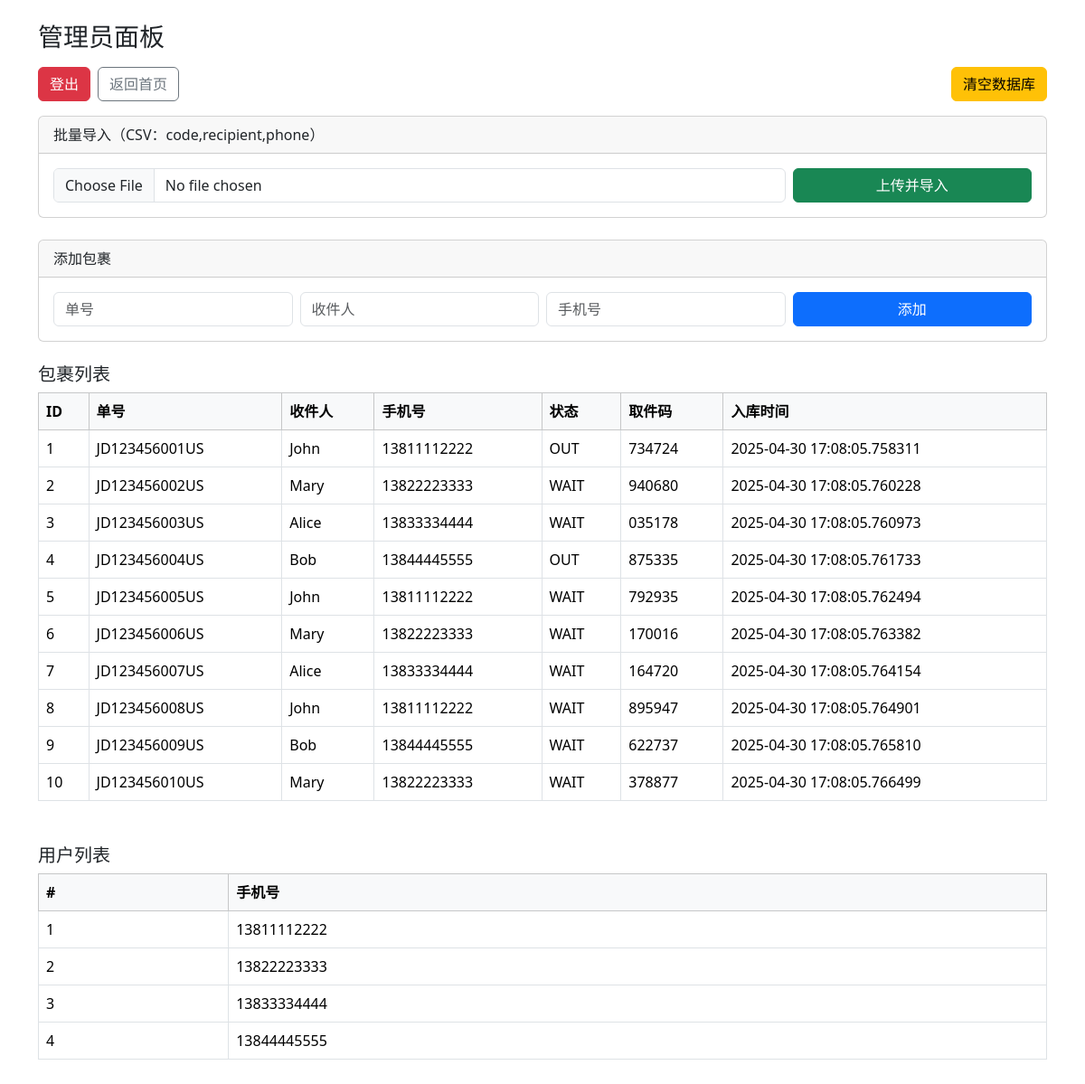
The page /admin (signed in) on the database its author committed.
### app/models.py (models this page shows)
class Package(db.Model):
    id = db.Column(db.Integer, primary_key=True)
    code = db.Column(db.String(32), unique=True, nullable=False)
    recipient = db.Column(db.String(32))            # 收件人
    phone = db.Column(db.String(16))
    pickup_code = db.Column(db.String(6))
    status = db.Column(
        db.Enum("WAIT", "OUT", name="pkg_status"),
        default="WAIT"
    )
    in_time = db.Column(
        db.DateTime(timezone=True),
        default=lambda: datetime.now(timezone.utc)
    )
    out_time = db.Column(
        db.DateTime(timezone=True),
        nullable=True
    )
    user_id = db.Column(db.Integer, db.ForeignKey("user.id"))

### app/models_user.py (models this page shows, shortened)
class User(db.Model):
    id = db.Column(db.Integer, primary_key=True)
    username = db.Column(db.String(32), unique=True, nullable=False)
    password = db.Column(db.String(128), nullable=False)
    role = db.Column(
        db.Enum("EMP", "ADMIN", name="role_enum"),
        default="EMP"
    )

### app/routes_html.py (the view)
@html.route("/admin")
def admin_panel():
    if "admin" not in session:
        return redirect(url_for("html.admin_login"))
    pkgs  = Package.query.all()
    users = User.query.filter(User.role != "ADMIN").all()
    return render_template("admin_panel.html", pkgs=pkgs, users=users)

### app/templates/admin_panel.html (shortened to what this page needs)
{% extends "base.html" %}
{% block body %}
<h3 class="mb-3">管理员面板</h3>
<div class="d-flex gap-2 mb-3">
  <a href="{{ url_for('html.logout') }}" class="btn btn-danger">登出</a>
  <a href="{{ url_for('html.home') }}"   class="btn btn-outline-secondary">返回首页</a>
  <a href="{{ url_for('html.admin_clear') }}" class="btn btn-warning ms-auto"
     onclick="return confirm('确定清空整个数据库吗？')">清空数据库</a>
</div>
<div class="card mb-4">
  <div class="card-header">批量导入（CSV：code,recipient,phone）</div>
  <div class="card-body">
    <form action="{{ url_for('html.admin_import') }}" method="post"
          enctype="multipart/form-data" class="row g-2">
      <div class="col-md-9">
        <input type="file" name="file" accept=".csv" class="form-control" required>
      </div>
      <div class="col-md-3 d-grid">
        <button class="btn btn-success">上传并导入</button>
      </div>
    </form>
  </div>
</div>
<div class="card mb-4">
  <div class="card-header">添加包裹</div>
  <div class="card-body">
    <form action="{{ url_for('html.admin_add') }}" method="post" class="row g-2">
      <div class="col-md-3"><input name="code"  class="form-control" placeholder="单号" required></div>
      <div class="col-md-3"><input name="rec"   class="form-control" placeholder="收件人" required></div>
      <div class="col-md-3"><input name="phone" class="form-control" placeholder="手机号" required></div>
      <div class="col-md-3 d-grid"><button class="btn btn-primary">添加</button></div>
    </form>
  </div>
</div>
<h5 class="mb-2">包裹列表</h5>
<table class="table table-bordered align-middle mb-5">
  <thead class="table-light">
    <tr>
      <th>ID</th><th>单号</th><th>收件人</th><th>手机号</th>
      <th>状态</th><th>取件码</th><th>入库时间</th>
    </tr>
  </thead>
  <tbody>
    {% for p in pkgs %}
      <tr>
        <td>{{ p.id }}</td>
        <td>{{ p.code }}</td>
        <td>{{ p.recipient }}</td>
        <td>{{ p.phone }}</td>
        <td>{{ p.status }}</td>
        <td>{{ p.pickup_code }}</td>
        <td>{{ p.in_time or '' }}</td>
      </tr>
    {% else %}
      <tr><td colspan="7" class="text-center">暂无包裹</td></tr>
    {% endfor %}
  </tbody>
</table>
<h5 class="mb-2">用户列表</h5>
<table class="table table-bordered align-middle">
  <thead class="table-light">
    <tr><th>#</th><th>手机号</th></tr>
  </thead>
  <tbody>
    {% for u in users %}
      <tr>
        <td>{{ loop.index }}</td>
        <td>{{ u.username }}</td>
      </tr>
    {% else %}
      <tr><td colspan="2" class="text-center">暂无用户</td></tr>
    {% endfor %}
  </tbody>
</table>
{% endblock %}

### app/templates/base.html (shortened to what this page needs)
<!doctype html>
<html lang="zh-cn">
<head>
  <link href="https://cdn.jsdelivr.net/npm/bootstrap@5.3.2/dist/css/bootstrap.min.css" rel="stylesheet">
</head>
<body class="container py-4">
  {% block body %}{% endblock %}
</body>
</html>

### rows shown on the page
Package: id "1", code "JD123456001US", recipient "John", phone "13811112222", status "OUT", pickup_code "734724", in_time "2025-04-30 17:08:05.758311"
Package: id "2", code "JD123456002US", recipient "Mary", phone "13822223333", status "WAIT", pickup_code "940680", in_time "2025-04-30 17:08:05.760228"
Package: id "3", code "JD123456003US", recipient "Alice", phone "13833334444", status "WAIT", pickup_code "035178", in_time "2025-04-30 17:08:05.760973"
Package: id "4", code "JD123456004US", recipient "Bob", phone "13844445555", status "OUT", pickup_code "875335", in_time "2025-04-30 17:08:05.761733"
Package: id "5", code "JD123456005US", recipient "John", phone "13811112222", status "WAIT", pickup_code "792935", in_time "2025-04-30 17:08:05.762494"
Package: id "6", code "JD123456006US", recipient "Mary", phone "13822223333", status "WAIT", pickup_code "170016", in_time "2025-04-30 17:08:05.763382"
Package: id "7", code "JD123456007US", recipient "Alice", phone "13833334444", status "WAIT", pickup_code "164720", in_time "2025-04-30 17:08:05.764154"
Package: id "8", code "JD123456008US", recipient "John", phone "13811112222", status "WAIT", pickup_code "895947", in_time "2025-04-30 17:08:05.764901"
Package: id "9", code "JD123456009US", recipient "Bob", phone "13844445555", status "WAIT", pickup_code "622737", in_time "2025-04-30 17:08:05.765810"
Package: id "10", code "JD123456010US", recipient "Mary", phone "13822223333", status "WAIT", pickup_code "378877", in_time "2025-04-30 17:08:05.766499"
User: username "13811112222"
User: username "13822223333"
User: username "13833334444"
User: username "13844445555"
